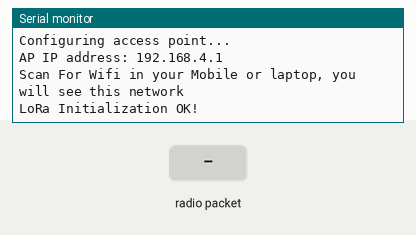
Bench run of a sketch on a simulated ESP32. Parts: the last lines printed to the serial monitor. Inputs (shaded band) come from the test bench. WiFi joins after 1.5 s; servers stay silent unless stated; network time is answered at once with the bench clock; the local clock reads 2024-03-15 10:24:30 at power-on unless the sketch sets it; storage starts empty; no radio packets arrive unless stated.

Above: at 3.2 s.
3.3 s: radio packet "DATA1" arrives
At 4.8 s:
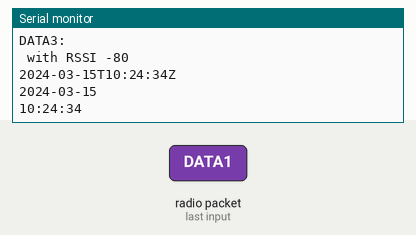
5.8 s: radio packet "TIMESTAMP" arrives
At 6.6 s:
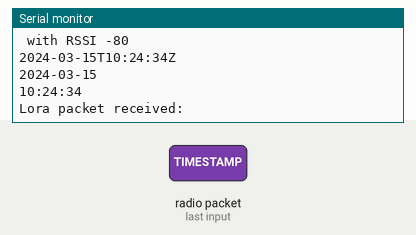
8.3 s: radio packet "RRSI" arrives
At 9.9 s:
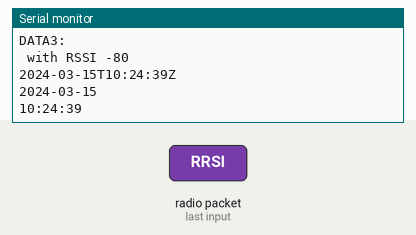
10.8 s: radio packet "data1" arrives
At 13.0 s:
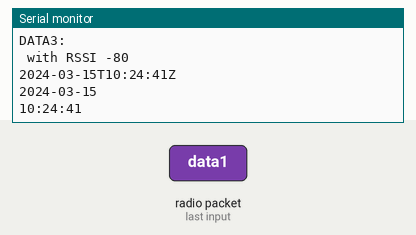
Timing chart, 0 to 14.3 s (numbered marks = the images above; inputs shaded):
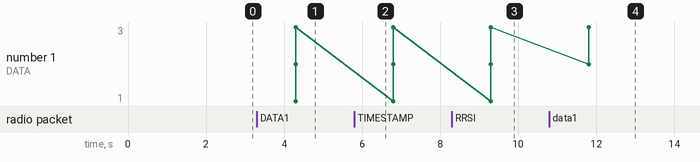

The sketch:

LoRa_Receiver_Web_Server.ino
```cpp
// Import Wi-Fi library
#include <WiFi.h>
#include "ESPAsyncWebServer.h"

#include <SPIFFS.h>

//Libraries for LoRa
#include <SPI.h>
#include <LoRa.h>

// Libraries to get time from NTP Server
#include <NTPClient.h>
#include <WiFiUdp.h>

//define the pins used by the LoRa transceiver module
#define SCK 5
#define MISO 19
#define MOSI 27
#define SS 18
#define RST 14
#define DIO0 26

//433E6 for Asia
//866E6 for Europe
//915E6 for North America
#define BAND 433E6

// Replace with your network credentials
//const char* ssid     = "home2G_8225";
//const char* password = "tao@45231538";

const char *Apssid = "Anything you like";     //Give AccessPoint name whatever you like. (this will be Name of your esp32 HOTSPOT)
const char *Appassword = "123456789";         //Password of your Esp32's hotspot,(minimum length 8 required)


// Define NTP Client to get time
WiFiUDP ntpUDP;
NTPClient timeClient(ntpUDP);

// Variables to save date and time
String formattedDate;
String day;
String hour;
String timestamp;


// Initialize variables to get and save LoRa data
int rssi;
String loRaMessage;
String data1;
String data2;
String data3;
String key;
String dataa;

String readingID;

// Create AsyncWebServer object on port 80
AsyncWebServer server(80);

// Replaces placeholder with values
String processor(const String& var){
  //Serial.println(var);
  if(var == "DATA1"){
    return data1;
  }
  else if(var == "DATA2"){
    return data2;
  }
  else if(var == "DATA3"){
    return data3;
  }
  else if(var == "TIMESTAMP"){
    return timestamp;
  }
  else if (var == "RRSI"){
    return String(rssi);
  }
  return String();
}

//Initialize LoRa module
void startLoRA(){
  int counter;
  //SPI LoRa pins
  SPI.begin(SCK, MISO, MOSI, SS);
  //setup LoRa transceiver module
  LoRa.setPins(SS, RST, DIO0);

  while (!LoRa.begin(BAND) && counter < 10) {
    Serial.print(".");
    counter++;
    delay(500);
  }
  if (counter == 10) {
    // Increment readingID on every new reading
    Serial.println("Starting LoRa failed!");
  }
  Serial.println("LoRa Initialization OK!");
  delay(2000);
}

void connectWiFi(){
  // Connect to Wi-Fi network with SSID and password
  Serial.println("Configuring access point...");
  WiFi.mode(WIFI_AP);                    // Changing ESP32 wifi mode to AccessPoint

  // You can remove the Appassword parameter if you want the hotspot to be open.
  WiFi.softAP(Apssid, Appassword);      //Starting AccessPoint on given credential
  IPAddress myIP = WiFi.softAPIP();     //IP Address of our Esp8266 accesspoint(where we can host webpages, and see data)
  Serial.print("AP IP address: ");
  Serial.println(myIP);                //Default IP is 192.168.4.1
  Serial.println("Scan For Wifi in your Mobile or laptop, you will see this network");

//  Serial.print("Connecting to ");
//  Serial.println(ssid);
//  WiFi.begin(ssid, password);
//  while (WiFi.status() != WL_CONNECTED) {
//    delay(500);
//    Serial.print(".");
//  }
//  // Print local IP address and start web server
//  Serial.println("");
//  Serial.println("WiFi connected.");
//  Serial.println("IP address: ");
//  Serial.println(WiFi.localIP());

}

// Read LoRa packet and get the sensor readings
void getLoRaData() {
  Serial.print("Lora packet received: ");
  // Read packet
  while (LoRa.available()) {
    String LoRaData = LoRa.readString();
    // LoRaData format: readingID/temperature&soilMoisture#batterylevel
    // String example: 1/27.43&654#95.34
    Serial.println(LoRaData);

    // Get readingID,
    int pos1 = LoRaData.indexOf('/');
    int pos2 = LoRaData.indexOf(':');
    //int pos3 = LoRaData.indexOf('#');
    readingID = LoRaData.substring(0, pos1);
    key = LoRaData.substring(pos1 +1, pos2);
    dataa = LoRaData.substring(pos2+1, LoRaData.length());
    //data3 = LoRaData.substring(pos3+1, LoRaData.length());
    if(key=="data1"){data1=dataa;}
    if(key=="data2"){data2=dataa;}
    if(key=="data3"){data3=dataa;}

    Serial.print("DATA1: ");
    Serial.println(data1);
    Serial.print("DATA2: ");
    Serial.println(data2);
    Serial.print("DATA3: ");
    Serial.println(data3);
  }
  // Get RSSI
  rssi = LoRa.packetRssi();
  Serial.print(" with RSSI ");
  Serial.println(rssi);
}

// Function to get date and time from NTPClient
void getTimeStamp() {
  while(!timeClient.update()) {
    timeClient.forceUpdate();
  }
  // The formattedDate comes with the following format:
  // 2018-05-28T16:00:13Z
  // We need to extract date and time
  formattedDate = timeClient.getFormattedDate();
  Serial.println(formattedDate);

  // Extract date
  int splitT = formattedDate.indexOf("T");
  day = formattedDate.substring(0, splitT);
  Serial.println(day);
  // Extract time
  hour = formattedDate.substring(splitT+1, formattedDate.length()-1);
  Serial.println(hour);
  timestamp = day + " " + hour;
}

void setup() {
  // Initialize Serial Monitor
  Serial.begin(115200);
  connectWiFi();
  startLoRA();
  //connectWiFi();

  if(!SPIFFS.begin()){
    Serial.println("An Error has occurred while mounting SPIFFS");
    return;
  }
  // Route for root / web page
  server.on("/", HTTP_GET, [](AsyncWebServerRequest *request){
    request->send(SPIFFS, "/index.html", String(), false, processor);
  });
  server.on("/data1", HTTP_GET, [](AsyncWebServerRequest *request){
    request->send_P(200, "text/plain", data1.c_str());
  });
  server.on("/data2", HTTP_GET, [](AsyncWebServerRequest *request){
    request->send_P(200, "text/plain", data2.c_str());
  });
  server.on("/data3", HTTP_GET, [](AsyncWebServerRequest *request){
    request->send_P(200, "text/plain", data3.c_str());
  });
  server.on("/timestamp", HTTP_GET, [](AsyncWebServerRequest *request){
    request->send_P(200, "text/plain", timestamp.c_str());
  });
  server.on("/rssi", HTTP_GET, [](AsyncWebServerRequest *request){
    request->send_P(200, "text/plain", String(rssi).c_str());
  });
  server.on("/winter", HTTP_GET, [](AsyncWebServerRequest *request){
    request->send(SPIFFS, "/winter.jpg", "image/jpg");
  });
  // Start server
  server.begin();

  // Initialize a NTPClient to get time
  timeClient.begin();
  // Set offset time in seconds to adjust for your timezone, for example:
  // GMT +1 = 3600
  // GMT +8 = 28800
  // GMT -1 = -3600
  // GMT 0 = 0
  timeClient.setTimeOffset(25200);
}

void loop() {
  // Check if there are LoRa packets available
  int packetSize = LoRa.parsePacket();
  if (packetSize) {
    getLoRaData();
    getTimeStamp();
  }

}
```

Measured:
- after the input at 3.3 s, the serial monitor: prints a new line at once (image 1)
- after the input at 8.3 s, the serial monitor: prints a new line after 1.0 s (image 3)
- after the input at 10.8 s, the serial monitor: prints a new line after 1.0 s (image 4)
